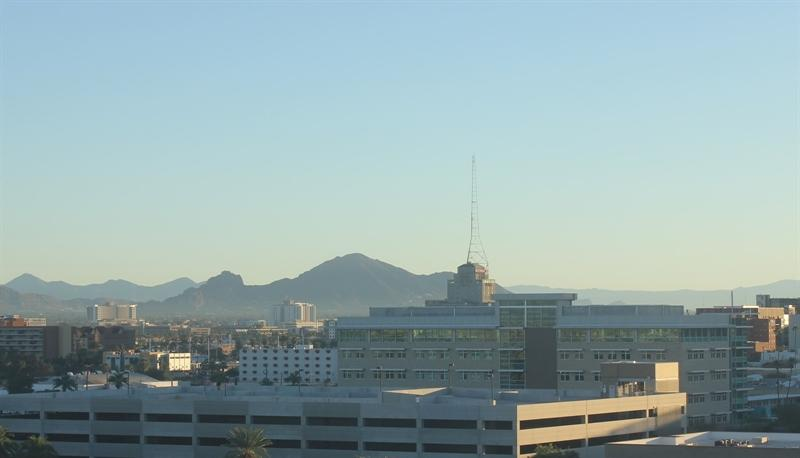
#> input picture Vision/Actividad 1/A1-Image-Classifier/day_night_images/training/day/20151101_142050.jpg, 800 x 458 px; its folder holds only this picture in this run
$ jupyter execute --allow-errors 'A1. CV. Basic Image Classification.ipynb'   (shell and % lines are left out)
#> lines starting #> are read from the running program, lines starting #| are printed output that depends on the picture
### Vision/Actividad 1/A1-Image-Classifier/helpers.py
# Helper functions

import os
import glob # library for loading images from a directory
import cv2

# This function loads in images and their labels and places them in a list
# The list contains all images and their associated labels
# For example, after data is loaded, im_list[0][:] will be the first image-label pair in the list
def load_dataset(image_dir):

    # Populate this empty image list
#> called with image_dir = 'day_night_images/training/'
    im_list = []
    image_types = ["day", "night"]

    # Iterate through each color folder
    for im_type in image_types:

        # Iterate through each image file in each image_type folder
        # glob reads in any image with the extension "image_dir/im_type/*"
        for file in glob.glob(os.path.join(image_dir, im_type, "*")):

            # Read in the image
            im = cv2.imread(file)
#> im is the input picture: shape (458, 800, 3); mean B, G, R 170.2, 168.7, 147.2

            # Check if the image exists/if it's been correctly read-in
            if not im is None:
                # Append the image, and it's type (red, green, yellow) to the image list
                im_list.append((im, im_type))

    return im_list


## Standardize the input images
# Resize each image to the desired input size: 600x1100px (hxw).
# This function should take in an RGB image and return a new, standardized version
def standardize_input(image, width, height):

    # Resize image and pre-process so that all "standard" images are the same size
    # cv2.resize
    size = (height,width)
    standard_im = cv2.resize(image,size)


    return standard_im

# With each loaded image, we also specify the expected output.
# For this, we use binary numerical values 0/1 = night/day.
# Examples:
# encode("day") should return: 1
# encode("night") should return: 0
def encode(label):

    if(label=='day'):
        numerical_val = 1
    else:
        numerical_val = 0

    return numerical_val


## Standardize the output using both functions above, standardize the input images and output labels
def standardize(image_list):

    # Empty image data array
    standard_list = []

    # Iterate through all the image-label pairs
    for item in image_list:

        # Standardize the image
        standard_image = standardize_input(item[0], 600,1100)

        # Create a numerical label
        numlabel = encode(item[1])

        # Append the image, and it's one hot encoded label to the full, processed list of image data
        image_data = [standard_image,numlabel]
        standard_list.append(image_data)


    return standard_list

### Vision/Actividad 1/A1-Image-Classifier/A1. CV. Basic Image Classification.ipynb
# Day and Night Image Classifier
---

The day/night image dataset consists of 200 RGB color images in two categories: day and night. There are equal numbers of each example: 100 day images and 100 night images.

We'd like to build a classifier that can accurately label these images as day or night, and that relies on finding distinguishing features between the two types of images!

*Note: All images come from the [AMOS dataset](http://cs.uky.edu/~jacobs/datasets/amos/) (Archive of Many Outdoor Scenes).*

### Import resources

Before you get started on the project code, import the libraries and resources that you'll need.

[cell 1]
import cv2 # computer vision library
import helpers

import numpy as np
import matplotlib.pyplot as plt

## Training and Testing Data
The 200 day/night images are separated into training and testing datasets.

* 60% of these images are training images, for you to use as you create a classifier.
* 40% are test images, which will be used to test the accuracy of your classifier.

First, we set some variables to keep track of some where our images are stored:

    image_dir_training: the directory where our training image data is stored
    image_dir_test: the directory where our test image data is stored

[cell 2]
# Image data directories
image_dir_training = "day_night_images/training/"
image_dir_test = "day_night_images/test/"

## Load the datasets

These first few lines of code will load the training day/night images and store all of them in a variable, `IMAGE_LIST`. This list contains the images and their associated label ("day" or "night").

For example, the first image-label pair in `IMAGE_LIST` can be accessed by index:
``` IMAGE_LIST[0][:]```.

[cell 3]
# Using the load_dataset function in helpers.py
# Load training data
IMAGE_LIST = helpers.load_dataset(image_dir_training)
#> IMAGE_LIST = 2 items

## Visualize sample day and night images

[cell 4]
# Select an image and its label by list index
image_index = 7
#> (the rest of this cell did not finish here and is left out)

## Construct a `STANDARDIZED_LIST` of input images and output labels.

This function takes in a list of image-label pairs and outputs a **standardized** list of resized images and numerical labels.

[cell 5]
# Standardize all training images

## Code the needed functions in the helpers file in order to return a standardized list.
STANDARDIZED_LIST = helpers.standardize(IMAGE_LIST)
#> the loop in standardize, `for item in image_list:` made 2 passes
#> (size in standardize_input, numerical_val in encode, numlabel) on passes 1 to 2: ((1100, 600), 1, 1), ((1100, 600), 0, 0)
#> pass 1, in standardize_input, `standard_im = cv2.resize(image,size)`:
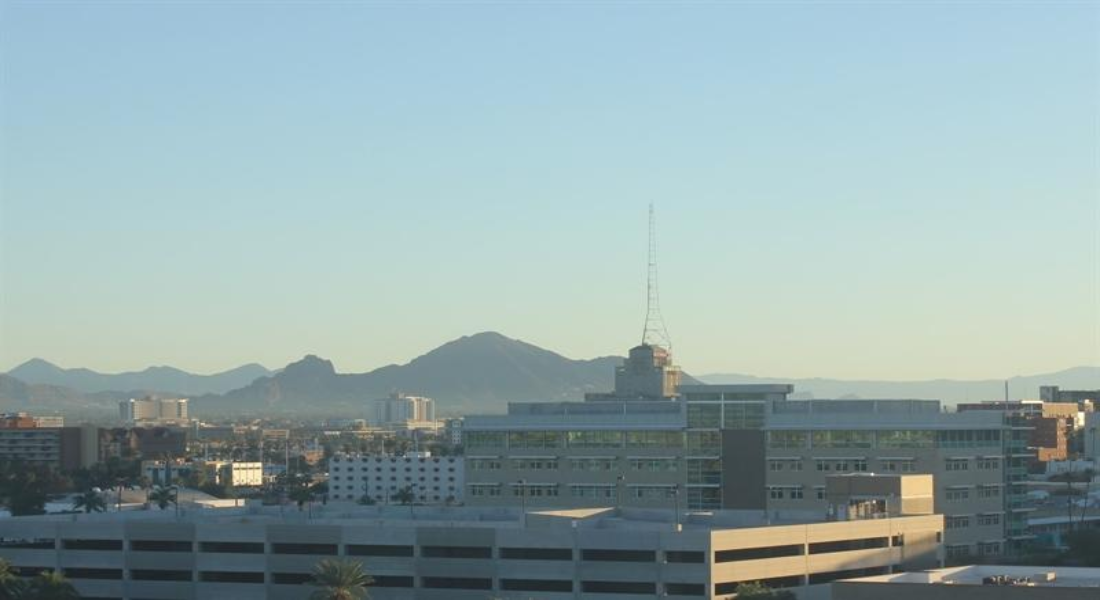
#> standard_im: shape (600, 1100, 3); mean B, G, R 170.1, 168.7, 147.1
#> pass 2, in standardize_input (call 2), `standard_im = cv2.resize(image,size)`:
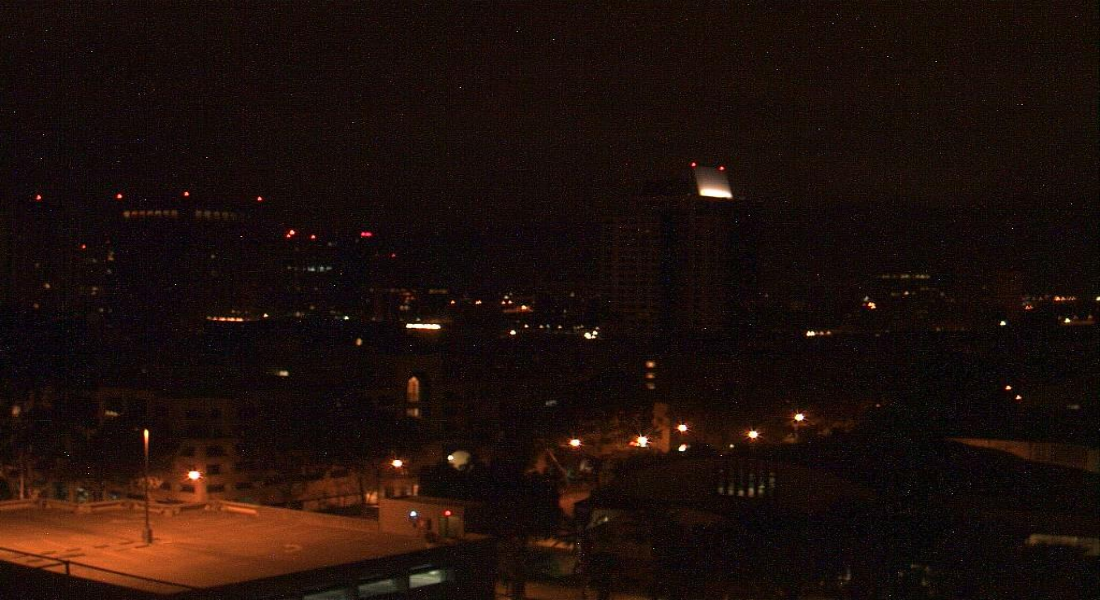
#> standard_im: shape (600, 1100, 3); mean B, G, R 10.6, 15, 29.4
#> STANDARDIZED_LIST = 2 items

## Visualize the standardized data

Display a standardized image from STANDARDIZED_LIST.

[cell 6]
# Display a standardized image and its label

# Select an image by index
image_num = 2
#> (the rest of this cell did not finish here and is left out)

# Feature Extraction

Create a feature that represents the brightness in an image. We'll be extracting the **average brightness** using HSV colorspace. Specifically, we'll use the V channel (a measure of brightness), add up the pixel values in the V channel, then divide that sum by the area of the image to get the average Value of the image.

---
###  Find the average brigtness using the V channel

This function takes in a **standardized** RGB image and returns a feature (a single value) that represent the average level of brightness in the image. We'll use this value to classify the image as day or night.

[cell 7]
# Find the average Value or brightness of an image
def avg_brightness(rgb_image):
    ## Get the average brightness from an image using the HSV color space.

    # Convert image to HSV
        hsv = cv2.cvtColor(rgb_image, cv2.COLOR_RGB2HSV)
    # Add up all the pixel values in the V channel
        suma = 0
        for i in range(0,rgb_image.shape[0]):
            for j in range(0,rgb_image.shape[1]):
                    suma = suma + hsv[i,j,2] #2 porque es el canal v
    # find the avg
        avg = suma/(rgb_image.shape[0]*rgb_image.shape[1])

        return avg

[cell 8]
# Testing average brightness levels
# Look at a number of different day and night images and think about
# what average brightness value separates the two types of images

# As an example, a "night" image is loaded in and its avg brightness is displayed
image_num = 198
#> (the rest of this cell did not finish here and is left out)

# Classification and Visualizing Error

In this section, we'll turn our average brightness feature into a classifier that takes in a standardized image and returns a `predicted_label` for that image. This `estimate_label` function should return a value: 0 or 1 (night or day, respectively).

---
### Build a complete classifier

Complete this code so that it returns an estimated class label given an input RGB image.

[cell 9]
# This function should take in RGB image input
def estimate_label(rgb_image):
    ## Use the avg brightness feature to predict a label (0, 1)
    # Extract average brightness feature from an RGB image
    avg = avg_brightness(rgb_image)

    predicted_label = 0
    # Define a threshold value
    threshold = 100

    # if the average brightness is above the threshold value, we classify it as "day"
    if(avg>threshold):
        predicted_label = 1
    # else, the pred-cted_label can stay 0 (it is predicted to be "night")

    return predicted_label

## Testing the classifier

Here is where we test your classification algorithm using our test set of data that we set aside at the beginning of the notebook!

Since we are using a pretty simple brightess feature, we may not expect this classifier to be 100% accurate. We'll aim for around 75-85% accuracy usin this one feature.

### Test dataset

Below, we load in the test dataset, standardize it using the `standardize` function you defined above, and then **shuffle** it; this ensures that order will not play a role in testing accuracy.

[cell 10]
import random

# Using the load_dataset function in helpers.py
# Load test data
TEST_IMAGE_LIST = helpers.load_dataset(image_dir_test)
#> TEST_IMAGE_LIST = 2 items

# Standardize the test data
STANDARDIZED_TEST_LIST = helpers.standardize(TEST_IMAGE_LIST)
#> the loop in standardize (call 2), `for item in image_list:` made 2 passes
#> STANDARDIZED_TEST_LIST = 2 items

# Shuffle the standardized test data
random.shuffle(STANDARDIZED_TEST_LIST)

## Determine the Accuracy

Compare the output of your classification algorithm (a.k.a. your "model") with the true labels and determine the accuracy.

This code stores all the misclassified images, their predicted labels, and their true labels, in a list called `misclassified`.

[cell 11]
# Constructs a list of misclassified images given a list of test images and their labels
def get_misclassified_images(test_images):
    # Track misclassified images by placing them into a list
    misclassified_images_labels = []

    # Iterate through all the test images
    # Classify each image and compare to the true label
    for image in test_images:

        # Get true data
        im = image[0]
        true_label = image[1]

        # Get predicted label from your classifier
        predicted_label = estimate_label(im)

        # Compare true and predicted labels
        # If these labels are not equal, the image has been misclassified. Append a tuple of
        # image, prediction, and true label to the misclassified list.
        if(true_label != predicted_label):
            misclassified_images_labels.append([image,predicted_label,true_label])
#> this loop made 2 passes
#> (true_label, predicted_label, threshold in estimate_label) on passes 1 to 2: (1, 1, 100), (0, 0, 100)
#> after the loop, misclassified_images_labels = []

    # Return the list of misclassified [image, predicted_label, true_label] values

    return misclassified_images_labels

[cell 12]
# Find all misclassified images in a given test set

MISCLASSIFIED = get_misclassified_images(STANDARDIZED_TEST_LIST)
#> MISCLASSIFIED = []

## Calculate the accuracy of the classifier. Accuracy = number of correct / total number of images
# Accuracy calculations
total = len(STANDARDIZED_TEST_LIST)
#> total = 2
correct = len(STANDARDIZED_TEST_LIST)-len(MISCLASSIFIED)
#> correct = 2
accuracy = correct/total
#> accuracy = 1

print('Accuracy: ' + str(accuracy))
#| Accuracy: 1.0
print("Number of misclassified images = " + str(len(MISCLASSIFIED)) +' out of '+ str(total))
#| Number of misclassified images = 0 out of 2
